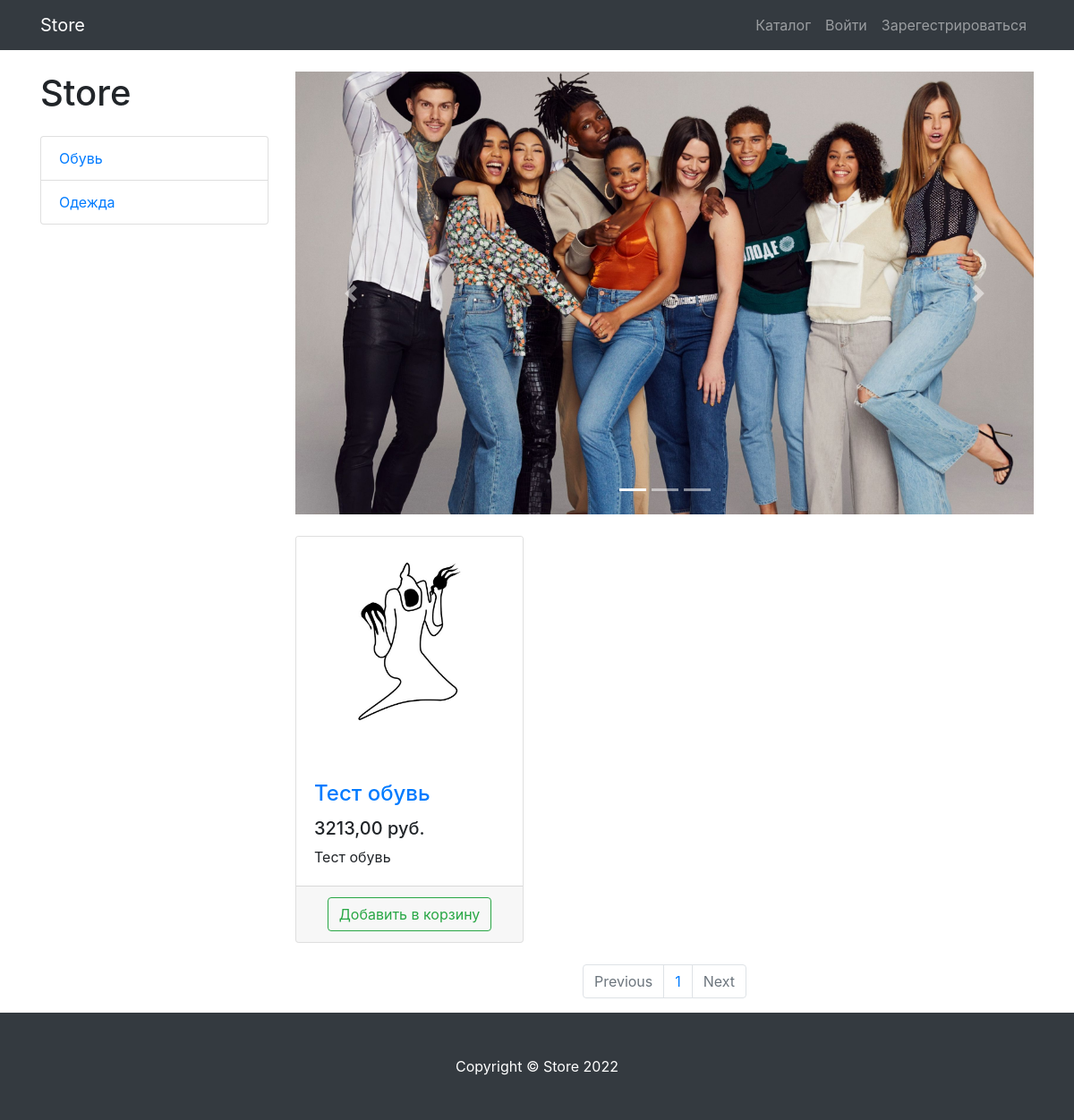
The page /products/category/1/ on the database as committed earlier.
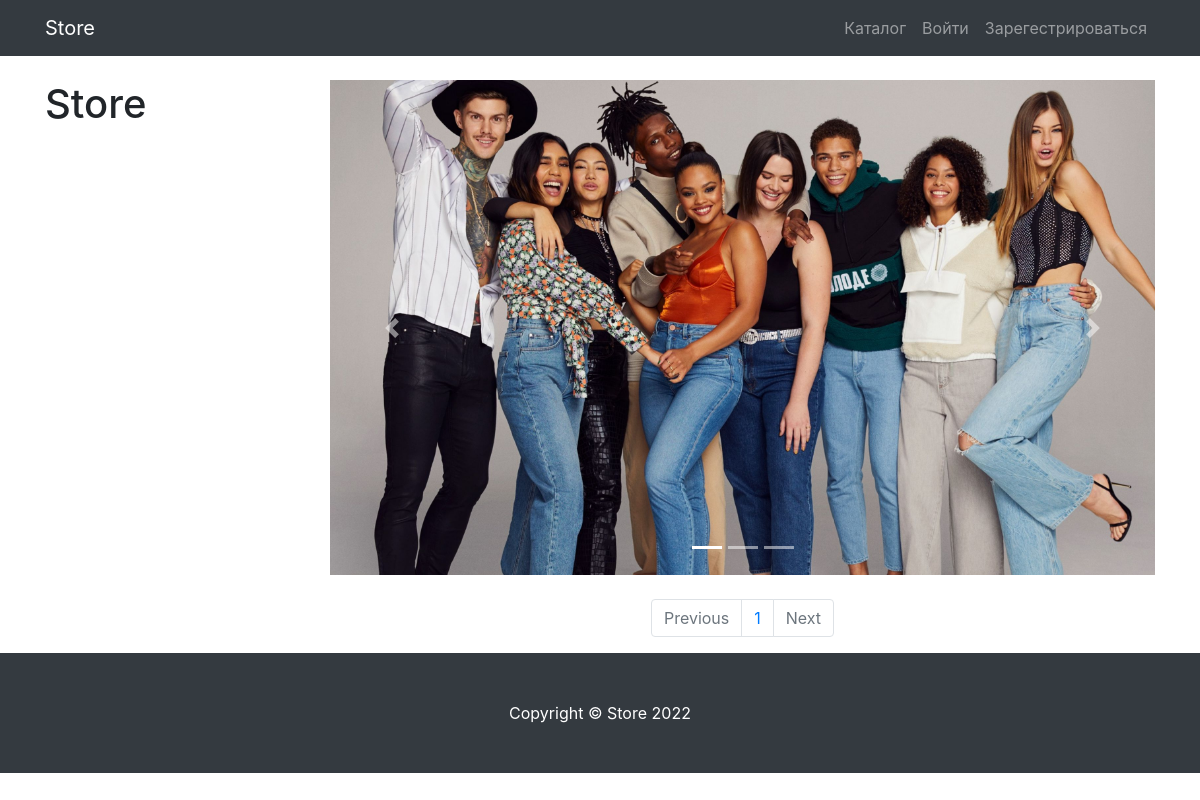
The same page on the database as committed later.
### products/models.py (models this page shows, shortened)
class ProductCategory(models.Model):
    name = models.CharField(max_length=200, unique=True)
    description = models.TextField(null=True, blank=True)
    class Meta:
        verbose_name = 'Категория'
        verbose_name_plural = "Категории"

class Product(models.Model):
    name = models.CharField(max_length=200)
    description = models.TextField()
    price = models.DecimalField(max_digits=6, decimal_places=2)
    quantity = models.PositiveIntegerField(default=0)
    image = models.ImageField(upload_to='products_images')
    category = models.ForeignKey(to=ProductCategory, on_delete=models.CASCADE)
    created_at = models.DateTimeField(auto_now_add=True)
    class Meta:
        verbose_name = 'Товар'
        verbose_name_plural = "Товары"

### products/views.py (the view)
# urls.py: path('', ProductListView.as_view(extra_context={'title':'Storedimas'}), name='index'),
class ProductListView(TitleMixin, ListView):
    model = Product
    template_name = 'products/products.html'
    paginate_by = 1
    title = 'Store - Каталог'
    def get_queryset(self):
        queryset = super(ProductListView, self).get_queryset()
        category_id = self.kwargs.get('category_id')
        return queryset.filter(category_id=category_id) if category_id else queryset
    def get_context_data(self, **kwargs):
        context = super(ProductListView, self).get_context_data()
        context['categories'] = ProductCategory.objects.all()
        return context

### common/views.py (called while the page is built)
    def get_context_data(self, **kwargs):
        context = super(TitleMixin, self).get_context_data(**kwargs)
        context['title'] = self.title
        return context

### templates/products/products.html (shortened to what this page needs)
{% extends 'products/base.html' %}
{% load static %}
{% block css %}
<link href="{% static 'vendor/css/products.css' %}" rel="stylesheet">
{% endblock %}
{% block content %}
<div class="container">
    <div class="row">
        <div class="col-lg-3">
            <h1 class="my-4">Store</h1>
            <div class="list-group">
                {% for category in categories %}
                <a href="{% if category %}{% url 'products:category' category.id %}{% else %}#{% endif %}" class="list-group-item">{{ category.name }}</a>
                {% endfor %}
            </div>
        </div>
        <div class="col-lg-9">
                <div id="carouselExampleIndicators" class="carousel slide my-4" data-ride="carousel">
                <ol class="carousel-indicators">
                    <li data-target="#carouselExampleIndicators" data-slide-to="0" class="active"></li>
                    <li data-target="#carouselExampleIndicators" data-slide-to="1"></li>
                    <li data-target="#carouselExampleIndicators" data-slide-to="2"></li>
                </ol>
                <div class="carousel-inner" role="listbox">
                    <div class="carousel-item active">
                        <img class="d-block img-fluid" src="/static/vendor/img/slides/slide-1.jpg" alt="First slide">
                    </div>
                </div>
                <a class="carousel-control-prev" href="#carouselExampleIndicators" role="button" data-slide="prev">
                    <span class="carousel-control-prev-icon" aria-hidden="true"></span>
                </a>
                <a class="carousel-control-next" href="#carouselExampleIndicators" role="button" data-slide="next">
                    <span class="carousel-control-next-icon" aria-hidden="true"></span>
                </a>
            </div>
            <div class="row">
                {% for product in object_list %}
                <div class="col-lg-4 col-md-6 mb-4">
                    <div class="card h-100">
                        <a href="#">
                            <img class="card-img-top"
                                 src="{{ product.image.url }}"
                                 alt="">
                        </a>
                        <div class="card-body">
                            <h4 class="card-title">
                                <a href="#">{{ product.name }}</a>
                            </h4>
                            <h5>{{ product.price }} руб.</h5>
                            <p class="card-text">{{ product.description }}</p>
                        </div>
                        <div class="card-footer text-center">
                            <a  class="btn btn-outline-success" href="{% url 'products:basket/add' product.id%}">Добавить в корзину</a>
                    </div>
                </div>
                </div>
                {%endfor%}
            </div>
            <nav aria-label="Page navigation example">
                <ul class="pagination justify-content-center">
                    <li class="page-item {% if not page_obj.has_previous %}disabled{% endif %}">
                        <a class="page-link" href="{% if page_obj.has_previous %}{% url 'products:paginator' page_obj.previous_page_number %}{% else %}#{% endif %}" tabindex="-1" aria-disabled="true">Previous</a>
                    </li>
                    {% for page in paginator.page_range %}
                    <li class="page-item"><a class="page-link" href="{% url 'products:paginator' page %}">{{ page }}</a></li>
                  {% endfor %}
                    <li class="page-item {% if not page_obj.has_next %}disabled{% else %}#{% endif %}">
                        <a class="page-link" href="{% if page_obj.has_next %}{% url 'products:paginator' page_obj.next_page_number %}{% else %}#{% endif %}">Next</a>
                    </li>
                </ul>
            </nav>
        </div>
    </div>
</div>
{% endblock %}
{% block footer %}
<footer class="py-5 bg-dark">
    <div class="container">
        <p class="m-0 text-center text-white">Copyright &copy; Store 2022</p>
    </div>
</footer>
{% endblock %}

Rows that differ between the two databases and show on the page:
removed ProductCategory: name "Обувь"
removed ProductCategory: name "Одежда"
removed Product: image (picture), name "Тест обувь", price "3213,00", description "Тест обувь"
